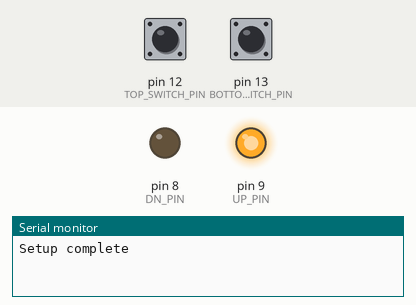
Simulated run of this sketch. Board: Arduino Uno, built with avr-gcc and run on an emulated ATmega328P. Shown: output pins drawn as LEDs (lit = HIGH), the last lines printed to the serial monitor. Inputs (shaded band) come from the test bench; at power-on: pin 12 (TOP_SWITCH_PIN) HIGH, pin 13 (BOTTOM_SWITCH_PIN) HIGH.

Above: at 1.2 s.
1.3 s: pin 12 (TOP_SWITCH_PIN) pulled LOW for 0.15 s
At 2.7 s:
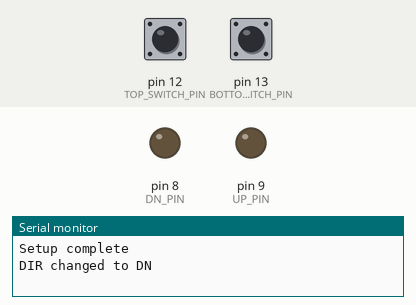
4.4 s: pin 13 (BOTTOM_SWITCH_PIN) pulled LOW for 3.2 s
At 14.2 s:
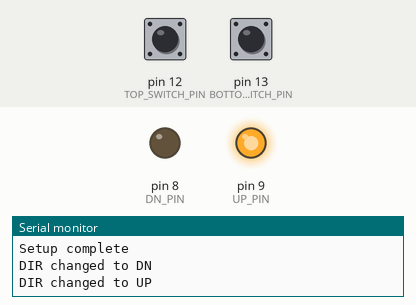
Timing chart, 0 to 15.1 s (numbered marks = the images above; inputs shaded):
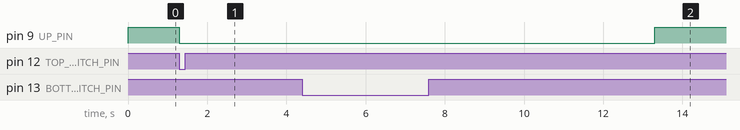

The sketch:

blink.ino
```cpp
// Pins
int UP_PIN = 9;
int DN_PIN = 8;
int TOP_SWITCH_PIN = 12;
int BOTTOM_SWITCH_PIN = 13;

// Directions
int DIR_DN = 0;
int DIR_UP = 1;

// Switches
int SWITCH_BOTTOM = 0;
int SWITCH_TOP = 1;

int DELAY = 6000;

// State
int dir = DIR_UP; // The current direction
int lastSwitch = SWITCH_BOTTOM; // Last switch that was pressed

// the setup routine runs once when you press reset:
void setup() {
  Serial.begin(9600);

  pinMode(UP_PIN, OUTPUT);
  pinMode(DN_PIN, OUTPUT);
  pinMode(TOP_SWITCH_PIN, INPUT);
  pinMode(BOTTOM_SWITCH_PIN, INPUT);

  dir = DIR_UP;
  lastSwitch = SWITCH_BOTTOM;

  Serial.print("Setup complete\n");
}

void loop() {
  int top = digitalRead(TOP_SWITCH_PIN);
  int bottom = digitalRead(BOTTOM_SWITCH_PIN);

  if (top == 0 && lastSwitch == SWITCH_BOTTOM) {
    Serial.print("DIR changed to DN\n");
    digitalWrite(UP_PIN, LOW);
    dir = DIR_DN;
    lastSwitch = SWITCH_TOP;
    delay(DELAY);
    return;
  } else if (bottom == 0 && lastSwitch == SWITCH_TOP) {
    Serial.print("DIR changed to UP\n");
    digitalWrite(DN_PIN, LOW);
    dir = DIR_UP;
    lastSwitch = SWITCH_BOTTOM;
    delay(DELAY);
    return;
  }

  if (dir == DIR_UP) {
    digitalWrite(UP_PIN, HIGH);
  } else {
    digitalWrite(DN_PIN, HIGH);
  }
}
```

Measured:
- after the input at 1.3 s, pin 9 (UP_PIN): HIGH → LOW at once
- after the input at 4.4 s, pin 8 (DN_PIN): stays LOW (without the input it goes to HIGH after 2.9 s); pin 9 (UP_PIN): LOW → HIGH after 8.9 s
